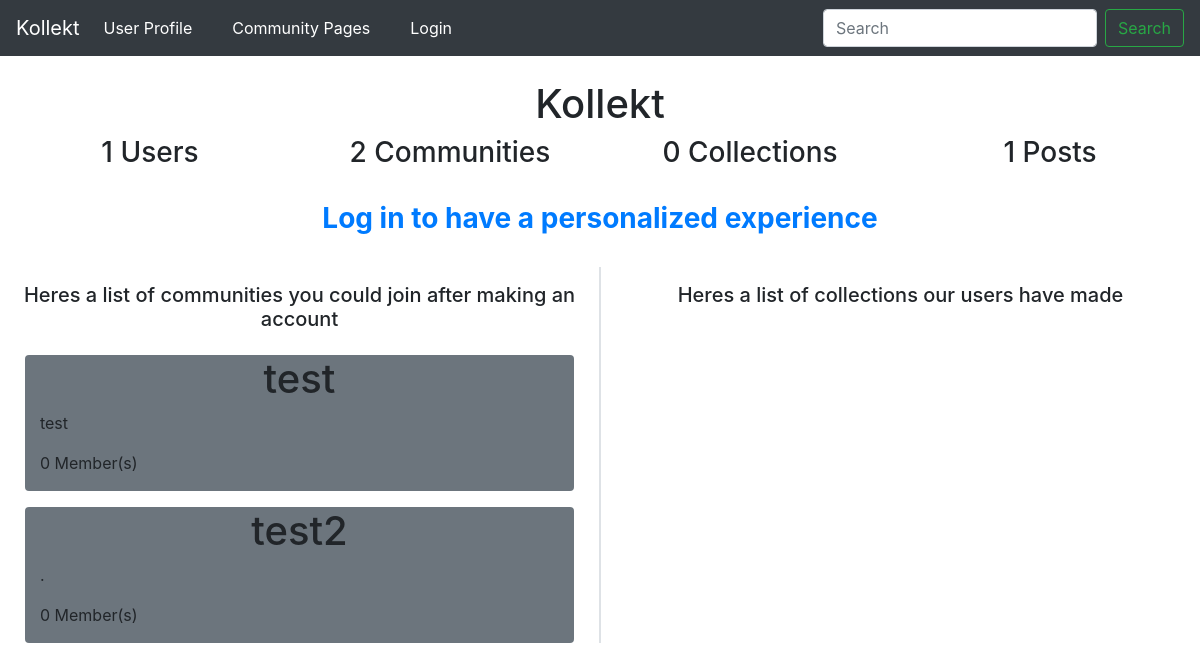
Before: / with the older database file.
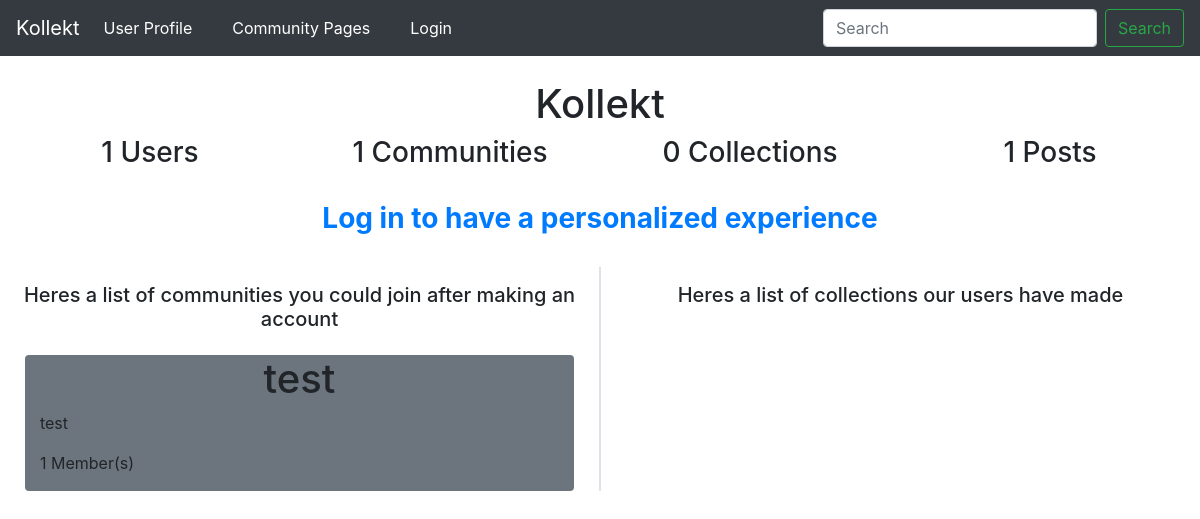
After: the same page with the newer database file.
### kollekt/models.py (models this page shows, shortened)
class Communities(db.Model):
    id = db.Column(db.Integer, primary_key=True)
    name = db.Column(db.String)
    url = db.Column(db.String)
    desc = db.Column(db.String)
    collections = db.relationship(
        'Collections', backref='communities', lazy=True)
    users = db.relationship(
        'User', secondary=users_in_community, backref='users')
    def memberCount(self):
        return len(self.users)

### kollekt/routes.py (the view, shortened to what this page needs)
@app.route("/")
def home():
    posts = Posts.query.all()
    allCommunities = Communities.query.all()
    usersCommunities = []
    sampleCollections = Collections.query.all()
    sampleCommunities = Communities.query.all()
    collectionsCount = len(sampleCollections)
    communitiesCount = len(sampleCommunities)
    postCount = len(posts)
    usersCount = len(User.query.all())
    print(usersCount, collectionsCount, communitiesCount)
    return render_template('home.html', postCount=postCount, collectionsCount=collectionsCount, communitiesCount=communitiesCount, usersCount=usersCount, sampleCommunities=sampleCommunities, sampleCollections=sampleCollections,
                           usersCommunities=usersCommunities, allCommunities=allCommunities, posts=posts)

### kollekt/templates/home.html (shortened to what the changed rows need)
{% extends "layout.html" %} {% block content %}{% if
current_user.is_authenticated %}
<div class="container-fluid">
  <div class="row">
    <div class="col-12 col-md-9 mt-3">
      <div class="row">
        <div class="col">
          <h4 class="text-center border-bottom pb-2">
            Top Communities / Recent Posts
          </h4>
        </div>
      </div>
      <div class="row justify-content-around">
        {% for i in posts %}
        <div class="col-11 col-md-5 border mt-5 rounded">
          <a
            style="text-decoration: none; color: inherit"
            href="/community/{{ i.getCommunity() }}/{{ i.id }}"
            class="row"
          >
            <div class="col">
              <h3 class="text-center">{{i.title}}</h3>
            </div>
          </a>
          <div class="row">
            <div class="col">
              <p>{{i.body}}</p>
            </div>
          </div>
          <div class="row justify-content-center">
            <div class="col-auto col-lg-6">
              <p class="text-center">
                Posted by {{i.getAuthor().username}} {{i.getTimestamp()[1]}}
              </p>
            </div>
            <a
              href="/community/{{i.getCommunity().url}}"
              style="text-decoration: none; color: inherit"
              class="col-auto col-lg-6 p-0"
            >
              <p class="text-center">
                Posted in community: {{i.getCommunity().name}}
              </p>
            </a>
          </div>
          <div class="row">
            <div class="col">
              <p class="text-center">
                {{i.getLikes()}} 👍 - 👎 {{i.getDislikes()}}
              </p>
            </div>
          </div>
        </div>
        {% endfor %}
      </div>
    </div>
    <div class="col-12 col-md-3 mt-3">
      <div class="row">
        <div class="col">
          <h5 class="text-center border-bottom">My Communities</h5>
        </div>
      </div>
      <div class="row">
        <div class="col">
          <ul class="list-group">
            {% for i in usersCommunities%}
            <a href="/community/{{ i.url }}">
              <li
                class="list-group-item d-flex justify-content-between align-items-center"
              >
                {{ i.name }}
                <span class="badge badge-primary badge-pill"
                  >{{ i.memberCount() }}</span
                >
              </li>
            </a>
            {% endfor %}
          </ul>
        </div>
      </div>
      <div class="row mt-3">
        <div class="col">
          <h5 class="text-center border-bottom">All Communities</h5>
        </div>
      </div>
      <div class="row">
        <div class="col">
          <ul class="list-group">
            {% for i in allCommunities %}
            <a href="/community/{{ i.url }}">
              <li
                class="list-group-item d-flex justify-content-between align-items-center"
              >
                {{ i.name }}
                <span class="badge badge-primary badge-pill"
                  >{{ i.memberCount() }}</span
                >
              </li>
            </a>
            {% endfor %}
          </ul>
        </div>
      </div>
    </div>
  </div>
</div>
{% else %}
<div class="container-fluid">
  <div class="row mt-4">
    <div class="col">
      <h1 class="text-center">Kollekt</h1>
    </div>
  </div>
  <div class="row">
    <div class="col"><h3 class="text-center">{{usersCount}} Users</h3></div>
    <div class="col">
      <h3 class="text-center">{{communitiesCount}} Communities</h3>
    </div>
    <div class="col">
      <h3 class="text-center">{{collectionsCount}} Collections</h3>
    </div>
    <div class="col"><h3 class="text-center">{{postCount}} Posts</h3></div>
  </div>
  <div class="row mt-4">
    <div class="col">
      <a href="{{ url_for('login')}}"
        ><h3 class="text-center" style="font-weight: bold">
          Log in to have a personalized experience
        </h3></a
      >
    </div>
  </div>
  <div class="row mt-4">
    <div class="col-12 col-lg-6 border-right">
      <div class="row mt-3">
        <div class="col">
          <h5 class="text-center">
            Heres a list of communities you could join after making an account
          </h5>
        </div>
      </div>
      {%for i in sampleCommunities%}
      <div class="row mt-3 justify-content-center">
        <div class="col-11 bg-secondary rounded">
          <div class="row">
            <div class="col"><h1 class="text-center">{{i.name}}</h1></div>
          </div>
          <div class="row">
            <div class="col"><p>{{i.desc}}</p></div>
          </div>
          <div class="row">
            <div class="col"><p>{{ i.memberCount() }} Member(s)</p></div>
          </div>
        </div>
      </div>
      {%endfor%}
    </div>
    <div class="col-12 col-lg-6 border-left">
      <div class="row mt-3">
        <div class="col">
          <h5 class="text-center">
            Heres a list of collections our users have made
          </h5>
        </div>
      </div>
    </div>
  </div>
</div>
{% endif %} {%endblock content %}

Changed rows visible on the page:
removed Communities: name "test2", desc ".", memberCount "0"
computed for Communities "test": memberCount "0" → "1"
Other visible differences:
{{ communitiesCount }}: "2" → "1"
